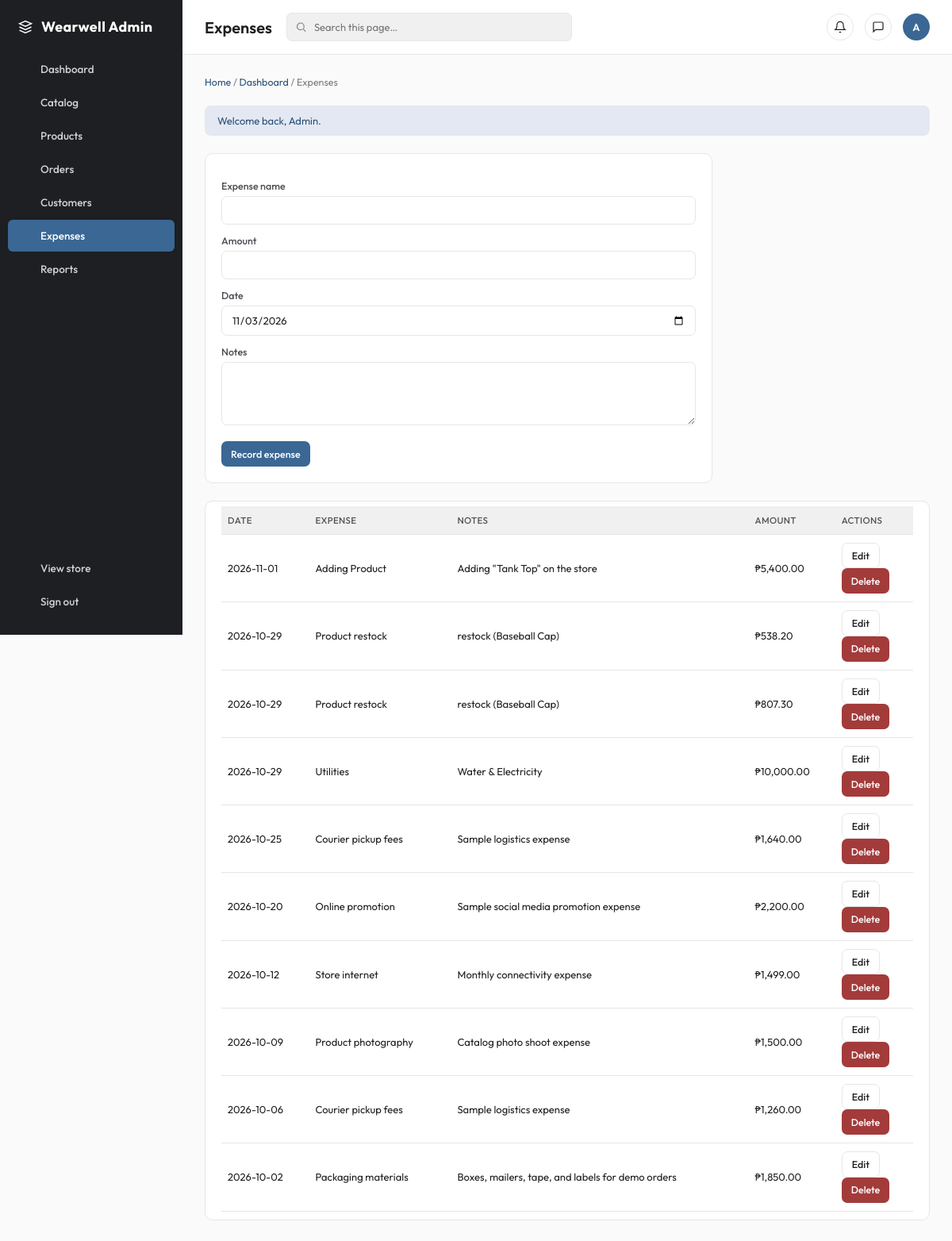
The page /admin/expenses.php (signed in) on the database its author committed.
### tables this page shows
CREATE TABLE users (
    user_id BIGINT UNSIGNED AUTO_INCREMENT PRIMARY KEY,
    role_name ENUM('Customer', 'Admin') NOT NULL DEFAULT 'Customer',
    status_id TINYINT UNSIGNED NOT NULL,
    first_name VARCHAR(80) NOT NULL,
    last_name VARCHAR(80) NOT NULL,
    email VARCHAR(190) NOT NULL UNIQUE,
    password_hash VARCHAR(255) NOT NULL,
    phone VARCHAR(30) NULL,
    profile_photo VARCHAR(255) NULL,
    created_at TIMESTAMP NOT NULL DEFAULT CURRENT_TIMESTAMP,
    updated_at TIMESTAMP NOT NULL DEFAULT CURRENT_TIMESTAMP ON UPDATE CURRENT_TIMESTAMP,
    CONSTRAINT fk_users_status FOREIGN KEY (status_id) REFERENCES account_statuses (status_id)
);

CREATE TABLE expenses (
    expense_id BIGINT UNSIGNED AUTO_INCREMENT PRIMARY KEY,
    recorded_by BIGINT UNSIGNED NULL,
    expense_name VARCHAR(180) NOT NULL,
    amount DECIMAL(10, 2) NOT NULL,
    expense_date DATE NOT NULL,
    notes VARCHAR(500) NULL,
    created_at TIMESTAMP NOT NULL DEFAULT CURRENT_TIMESTAMP,
    CHECK (amount >= 0),
    FOREIGN KEY (recorded_by) REFERENCES users (user_id) ON DELETE SET NULL,
    INDEX idx_expenses_date (expense_date)
);

### includes/functions.php (called while the page is built, shortened)
<?php
require_once __DIR__ . "/../config/database.php";
function e(mixed $value): string
{
    return htmlspecialchars((string) $value, ENT_QUOTES, "UTF-8");
}
function current_user(): ?array
{
    return $_SESSION["user"] ?? null;
}
function require_login(): void
{
    static $accountChecked = false;
    if ($accountChecked) {
        return;
    }
    global $pdo;
    $account = $pdo->prepare(
        "SELECT s.status_name,u.role_name
        FROM users u
        JOIN account_statuses s ON s.status_id=u.status_id
        WHERE u.user_id=?",
    );
    $account->execute([current_user()["id"]]);
}
if (current_user()) {
    require_login();
}

### admin/expenses.php (the view, shortened to what this page needs)
<?php
require_once __DIR__ . "/../includes/functions.php";
$list = $pdo
    ->query(
        "SELECT expense_id,expense_name,amount,expense_date,notes FROM expenses ORDER BY expense_date DESC,expense_id DESC",
    )
    ->fetchAll();
$pageTitle = "Expenses";
require __DIR__ . "/../includes/admin_header.php";
?>
<form class="form-card" method="post">
  <input type="hidden" name="csrf" value="<?= e(
      csrf_token(),
  ) ?>" /><label>Expense name</label><input name="expense_name" /><label>Amount</label><input type="number" name="amount" min="0" step=".01" /><label
    >Date</label
  ><input type="date" name="expense_date" value="<?= date(
      "Y-m-d",
  ) ?>" /><label>Notes</label><textarea name="notes"></textarea><button>Record expense</button>
</form>
<div class="table-wrap">
  <table>
    <thead>
      <tr>
        <th>Date</th>
        <th>Expense</th>
        <th>Notes</th>
        <th>Amount</th>
        <th>Actions</th>
      </tr>
    </thead>
    <tbody>
      <?php foreach ($list as $x): ?>
      <tr>
        <td><?= e($x["expense_date"]) ?></td>
        <td><?= e($x["expense_name"]) ?></td>
        <td><?= e($x["notes"] ?? "") ?></td>
        <td>₱<?= number_format((float) $x["amount"], 2) ?></td>
        <td>
          <a class="button secondary" href="<?= e(
              APP_BASE . "/admin/expenses.php?edit=" . (int) $x["expense_id"],
          ) ?>">Edit</a>
          <form method="post" class="inline-form" onsubmit="return confirm('Delete this expense record? This action cannot be undone.');">
            <button type="submit" class="danger">Delete</button>
          </form>
        </td>
      </tr>
      <?php endforeach; ?>
    </tbody>
  </table>
</div>
<?php require __DIR__ . "/../includes/admin_footer.php"; ?>

### includes/admin_header.php (shortened to what this page needs)
<?php
require_once __DIR__ . "/functions.php";
$pageTitle = $pageTitle ?? "Dashboard";
$notice = $_SESSION["flash"] ?? null;
$here = basename($_SERVER["SCRIPT_NAME"] ?? "index.php");
$searchPlaceholder =
    $here === "orders.php"
        ? "Search orders…"
        : ($here === "users.php"
            ? "Search customers…"
            : "Search this page…");
$initial = strtoupper(substr(current_user()["name"] ?? "A", 0, 1));
$icons = [
    "dashboard" =>
        '<rect x="3" y="3" width="7" height="7" rx="1"/><rect x="14" y="3" width="7" height="7" rx="1"/><rect x="3" y="14" width="7" height="7" rx="1"/><rect x="14" y="14" width="7" height="7" rx="1"/>',
    "catalog" =>
        '<path d="M4 7l8-4 8 4-8 4-8-4z"/><path d="M4 7v10l8 4 8-4V7"/>',
    "products" =>
        '<path d="M6 2l1 5h10l1-5"/><path d="M4 7h16l-1.5 13a2 2 0 0 1-2 2H7.5a2 2 0 0 1-2-2L4 7z"/>',
    "orders" =>
        '<circle cx="9" cy="20" r="1.4"/><circle cx="18" cy="20" r="1.4"/><path d="M2 3h2l2.6 13.2a2 2 0 0 0 2 1.6h8.8a2 2 0 0 0 2-1.6L21 7H6"/>',
    "users" =>
        '<circle cx="12" cy="8" r="3.4"/><path d="M4.5 20a7.5 7.5 0 0 1 15 0"/>',
    "expenses" => '<path d="M3 20h18"/><path d="M6 20V10M12 20V4M18 20V14"/>',
    "reports" =>
        '<path d="M4 19V5"/><path d="M4 19h16"/><path d="M8 19v-6M13 19v-9M18 19v-4"/>',
    "store" => '<path d="M3 10l9-7 9 7v10a1 1 0 0 1-1 1H4a1 1 0 0 1-1-1z"/>',
    "out" =>
        '<path d="M9 21H5a2 2 0 0 1-2-2V5a2 2 0 0 1 2-2h4"/><path d="M16 17l5-5-5-5M21 12H9"/>',
];
$links = [
    "index.php" => ["Dashboard", "dashboard"],
    "catalog.php" => ["Catalog", "catalog"],
    "products.php" => ["Products", "products"],
    "orders.php" => ["Orders", "orders"],
    "users.php" => ["Customers", "users"],
    "expenses.php" => ["Expenses", "expenses"],
    "reports.php" => ["Reports", "reports"],
];
?>
<!doctype html>
<html lang="en">
<head>
    <link
        rel="stylesheet"
        href="<?= APP_BASE ?>/assets/css/admin.css?v=<?= filemtime(
            __DIR__ . "/../assets/css/admin.css",
        ) ?>"
    >
</head>
<body>
<div class="wrap">
    <aside class="side">
        <div class="brand">
            <svg width="20" height="20" viewBox="0 0 24 24" fill="none" stroke="currentColor" stroke-width="1.8" aria-hidden="true">
                <path d="M3 7l9-4 9 4-9 4-9-4z"/>
                <path d="M3 12l9 4 9-4"/>
                <path d="M3 17l9 4 9-4"/>
            </svg>
            Wearwell Admin
        </div>
        <nav aria-label="Primary">
            <?php foreach ($links as $file => [$label, $icon]): ?>
                <a
                    href="<?= APP_BASE ?>/admin/<?= e($file) ?>"
                    <?= $here === $file
                        ? 'class="active" aria-current="page"'
                        : "" ?>
                >
                    <svg viewBox="0 0 24 24" aria-hidden="true"><?= $icons[
                        $icon
                    ] ?></svg>
                    <?= e($label) ?>
                </a>
            <?php endforeach; ?>
        </nav>
        <div class="spacer"></div>
        <nav aria-label="Account">
            <a href="<?= APP_BASE ?>/index.php">
                <svg viewBox="0 0 24 24" aria-hidden="true"><?= $icons[
                    "store"
                ] ?></svg>
                View store
            </a>
            <a href="<?= APP_BASE ?>/user/logout.php">
                <svg viewBox="0 0 24 24" aria-hidden="true"><?= $icons[
                    "out"
                ] ?></svg>
                Sign out
            </a>
        </nav>
    </aside>
    <div class="main">
        <header class="topbar">
            <h1><?= e($pageTitle) ?></h1>
            <?php if (
                !in_array($here, ["index.php", "products.php", "catalog.php"], true)
            ): ?>
                <div class="search">
                    <svg viewBox="0 0 24 24" aria-hidden="true"><circle cx="11" cy="11" r="7"/><path d="M21 21l-4.3-4.3"/></svg>
                    <input
                        id="q"
                        type="search"
                        placeholder="<?= e($searchPlaceholder) ?>"
                        data-table-filter
                    >
                </div>
            <?php endif; ?>
            <div class="top-actions">
                <button type="button" class="icon-btn" aria-label="Notifications">
                    <svg viewBox="0 0 24 24" aria-hidden="true"><path d="M18 8a6 6 0 1 0-12 0c0 7-3 9-3 9h18s-3-2-3-9"/><path d="M13.7 21a2 2 0 0 1-3.4 0"/></svg>
                </button>
                <button type="button" class="icon-btn" aria-label="Messages">
                    <svg viewBox="0 0 24 24" aria-hidden="true"><path d="M21 15a2 2 0 0 1-2 2H7l-4 4V5a2 2 0 0 1 2-2h14a2 2 0 0 1 2 2z"/></svg>
                </button>
                <div class="avatar" title="<?= e(
                    current_user()["name"] ?? "",
                ) ?>"><?= e($initial) ?></div>
            </div>
        </header>
        <div class="content">
            <div class="crumb">
                <a href="<?= APP_BASE ?>/index.php">Home</a> /
                <?php if ($here === "index.php"): ?>
                    Dashboard
                <?php else: ?>
                    <a href="<?= APP_BASE ?>/admin/index.php">Dashboard</a> / <?= e(
    $pageTitle,
) ?>
                <?php endif; ?>
            </div>
            <?php if ($notice): ?>
                <div class="notice <?= e($notice[1]) ?>"><?= e(
    $notice[0],
) ?></div>
            <?php endif; ?>

### assets/css/admin.css (style rules this page uses)
* { box-sizing: border-box; }
body { margin: 0; font-family: "Outfit", system-ui, sans-serif; background: #fafafa; color: #1d1f22; }
a { color: #2b5079; text-decoration: none; }
.wrap { display: flex; min-height: 100vh; }
.side { width: 230px; flex: 0 0 230px; background: #1d1f22; color: #fff; display: flex; flex-direction: column; padding: 22px 0; position: sticky; top: 0; height: 100vh; overflow-y: auto; }
.side .brand { font-weight: 700; font-size: 18px; letter-spacing: 0.02em; padding: 0 22px 22px; display: flex; align-items: center; gap: 10px; color: #fff; }
.side nav { display: flex; flex-direction: column; gap: 2px; padding: 0 10px; }
.side a { display: flex; align-items: center; gap: 12px; padding: 11px 12px; border-radius: 6px; color: #cfd2d6; font-size: 13.5px; font-weight: 500; }
.side a svg { width: 17px; height: 17px; flex: 0 0 17px; stroke: currentColor; fill: none; stroke-width: 1.7; }
.side a.active { background: #3a6794; color: #fff; }
.side .spacer { flex: 1; }
.main { flex: 1; min-width: 0; display: flex; flex-direction: column; }
.topbar { display: flex; align-items: center; gap: 18px; padding: 16px 28px; background: #fff; border-bottom: 1px solid #e6e6e6; }
.topbar h1 { font-size: 20px; font-weight: 600; margin: 0; white-space: nowrap; }
.search { flex: 1; max-width: 360px; position: relative; }
.search input { width: 100%; padding: 9px 12px 9px 34px; border: 1px solid #e6e6e6; border-radius: 7px; font: inherit; font-size: 13px; background: #f0f0f0; }
.search svg { position: absolute; left: 11px; top: 50%; transform: translateY(-50%); width: 15px; height: 15px; stroke: #7a7d82; fill: none; stroke-width: 1.8; }
.top-actions { display: flex; align-items: center; gap: 14px; margin-left: auto; }
.icon-btn { width: 34px; height: 34px; border-radius: 50%; border: 1px solid #e6e6e6; background: #fff; display: grid; place-items: center; cursor: pointer; color: #1d1f22; padding: 0; }
.icon-btn svg { width: 16px; height: 16px; stroke: currentColor; fill: none; stroke-width: 1.8; }
.avatar { width: 34px; height: 34px; border-radius: 50%; background: #3a6794; color: #fff; display: grid; place-items: center; font-size: 13px; font-weight: 600; }
.content { padding: 26px 28px; display: flex; flex-direction: column; gap: 22px; }
.crumb { font-size: 12.5px; color: #7a7d82; }
.crumb a { color: #2b5079; }
table { width: 100%; border-collapse: collapse; font-size: 13px; }
th, td { text-align: left; padding: 10px 8px; border-bottom: 1px solid #e6e6e6; }
th { background: #f0f0f0; font-weight: 500; color: #555; font-size: 11.5px; text-transform: uppercase; letter-spacing: 0.03em; }
.table-wrap { background: #fff; border: 1px solid #e6e6e6; border-radius: 10px; padding: 6px 20px 10px; overflow: auto; }
.table-wrap table { margin: 0; }
.form-card { background: #fff; border: 1px solid #e6e6e6; border-radius: 10px; padding: 20px; max-width: 640px; margin: 0; }
label { display: block; font-size: 12.5px; font-weight: 500; margin: 12px 0 5px; color: #4a4d52; }
input, select, textarea { width: 100%; padding: 9px 12px; border: 1px solid #e6e6e6; border-radius: 7px; font: inherit; font-size: 13px; background: #fff; color: #1d1f22; }
textarea { min-height: 80px; }
button, .button { display: inline-block; background: #3a6794; border: 0; border-radius: 7px; color: #fff; min-height: 32px; padding: 7px 12px; font: 500 12.5px "Outfit", sans-serif; line-height: 1.3; cursor: pointer; text-decoration: none; white-space: nowrap; }
button.secondary, .button.secondary { background: #fff; color: #1d1f22; border: 1px solid #e6e6e6; }
button.danger { background: #a33b3b; }
.form-card button { margin-top: 16px; }
.notice { padding: 11px 16px; background: #e3e8f2; color: #2b5079; border-radius: 8px; font-size: 13px; }

### rows shown on the page
users: role_name "A"
expenses: expense_date "2026-11-01", expense_name "Adding Product", notes "Adding \"Tank Top\" on the store", amount "5,400.00"
expenses: expense_date "2026-10-29", expense_name "Product restock", notes "restock (Baseball Cap)", amount "538.20"
expenses: expense_date "2026-10-29", expense_name "Product restock", notes "restock (Baseball Cap)", amount "807.30"
expenses: expense_date "2026-10-29", expense_name "Utilities", notes "Water & Electricity", amount "10,000.00"
expenses: expense_date "2026-10-25", expense_name "Courier pickup fees", notes "Sample logistics expense", amount "1,640.00"
expenses: expense_date "2026-10-20", expense_name "Online promotion", notes "Sample social media promotion expense", amount "2,200.00"
expenses: expense_date "2026-10-12", expense_name "Store internet", notes "Monthly connectivity expense", amount "1,499.00"
expenses: expense_date "2026-10-09", expense_name "Product photography", notes "Catalog photo shoot expense", amount "1,500.00"
expenses: expense_date "2026-10-06", expense_name "Courier pickup fees", notes "Sample logistics expense", amount "1,260.00"
expenses: expense_date "2026-10-02", expense_name "Packaging materials", notes "Boxes, mailers, tape, and labels for demo orders", amount "1,850.00"

### other values the page prints
$label "Dashboard"
$label "Catalog"
$label "Products"
$label "Orders"
$label "Customers"
$label "Expenses"
$label "Reports"
$pageTitle "Expenses"
$notice[0] "Welcome back, Admin."
